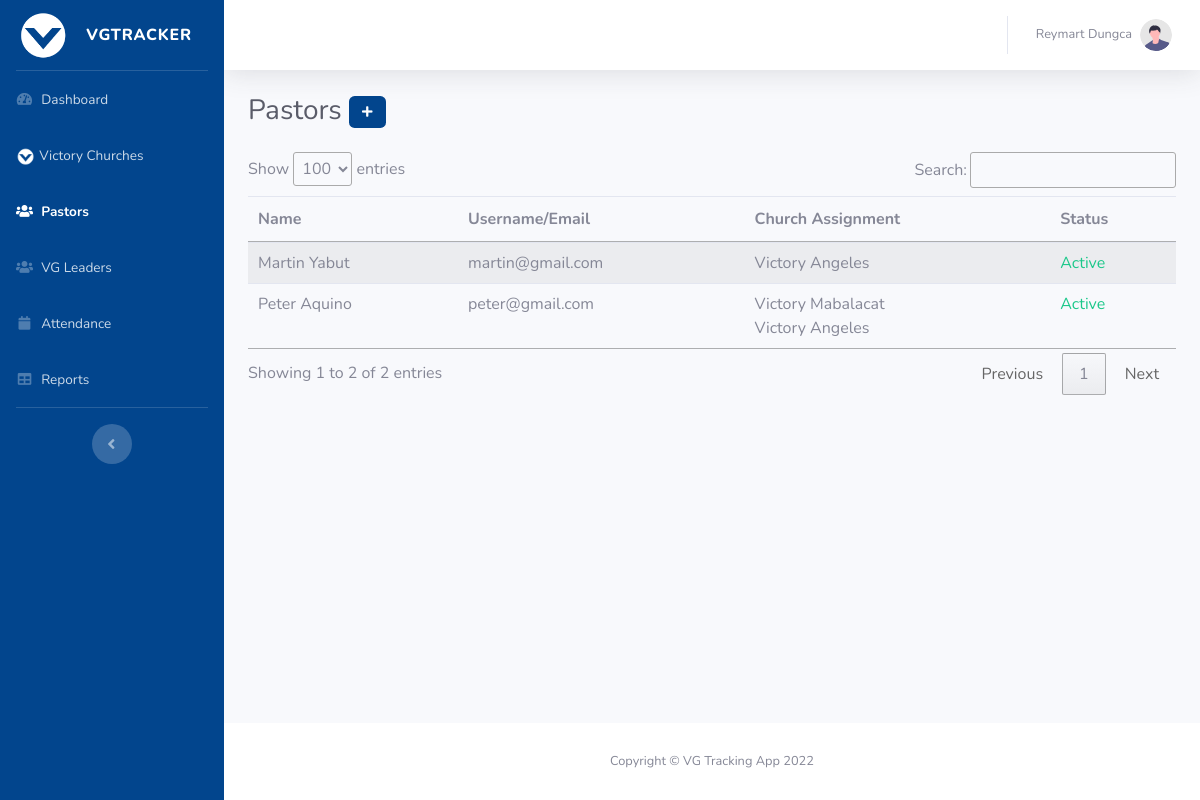
Screenshot of /dashboard?m=pastors (signed in) with the database file from the repository.
### tables this page shows
CREATE TABLE `users` (
  `id` int(255) NOT NULL,
  `username` varchar(255) NOT NULL,
  `password` longtext NOT NULL,
  `fname` varchar(255) NOT NULL,
  `lname` varchar(255) NOT NULL,
  `type` int(255) NOT NULL DEFAULT 1,
  `church` longtext DEFAULT NULL,
  `status` int(255) NOT NULL DEFAULT 0,
  `date` varchar(255) NOT NULL DEFAULT current_timestamp(),
  `code` varchar(255) NOT NULL
);

CREATE TABLE `churches` (
  `id` int(255) NOT NULL,
  `name` longtext NOT NULL,
  `address` longtext NOT NULL,
  `date` longtext NOT NULL,
  `time` longtext NOT NULL,
  `status` int(255) NOT NULL DEFAULT 1
);

### functions/data.php (called while the page is built, shortened)
<?php
include 'connection.php';
$user_id = $_SESSION['id'];
$user_code = $_SESSION['code'];
$checkuser = "SELECT * FROM users where id = ".$user_id." and code = '".$user_code."'";
$result = $conn->query($checkuser);
if ($result->num_rows > 0) {
  while($row = $result->fetch_assoc()) {
				   $user_fname = $row["fname"];
				   $user_lname = $row["lname"];
  }
}
else{
	header('Location: ../functions/logout.php');
}

### dashboard/layout/pastors.php (the view, shortened to what this page needs)
  <div class="container-fluid">
                    <div class="d-sm-flex align-items-center justify-content-between mb-4">
                        <h1 class="h3 mb-0 text-gray-800">Pastors <button class='btn default-button '  data-toggle="modal" data-target="#addpastor" > <i class='fa fa-plus'></i></button></h1>
                    </div>
                    <div class="row">
					    <div class="col-sm-12">
<table class="table table-striped" id="pastortable">
<thead>
	<tr>
		<th>Name</th>
		<th>Username/Email</th>
		<th>Church Assignment</th>
		<th>Status</th>
	</tr>
</thead>
      <tbody>              <?php
$checkusers= "SELECT * FROM users where type=2 ORDER BY id DESC";
$result_users = $conn->query($checkusers);
if ($result_users->num_rows > 0) {
  while($row_users = $result_users->fetch_assoc()) {
				 $pastor_fname = ucfirst($row_users["fname"]);
				  $pastor_lname = ucfirst($row_users["lname"]);
				  $pastor_status= $row_users["status"];
				   $pastor_churches= $row_users["church"];
				   $pastor_username= $row_users["username"];
				   $mychurches = json_decode($pastor_churches);
				  if($pastor_status==1){
					  $pastor_state = "<span class='text-success'>Active</span>";
				  }
				  else{
					    $pastor_state = "<span class='text-danger'>Deactivated</span>";
				  }
				  echo "<tr onclick='viewpastor(".$row_users["id"].")'><td>".$pastor_fname." ".$pastor_lname."</td><td>".$pastor_username."</td><td>";
				  	   for($i=0;$i < count($mychurches);$i++){
								$checkchurch =  "SELECT * FROM churches where id=".$mychurches[$i];
								$result_checkchurch = $conn->query($checkchurch);
								if ($result_checkchurch->num_rows > 0) {
								while($row_church = $result_checkchurch->fetch_assoc()) {
									echo "<span>".$row_church['name']."</span><br>";
								}
								}
					   }
				  echo "</td><td>".$pastor_state."</td></tr>";
  }
}
?>
    </tbody>
       </table>    </div>
                    </div>
                </div>

### dashboard/head.php (shortened to what this page needs)
<?php
include "../functions/data.php";
?>
<!DOCTYPE html>
<html lang="en">
<head>
    <link href="../vendor/fontawesome-free/css/all.min.css" rel="stylesheet" type="text/css">
    <link href="../css/sb-admin.css" rel="stylesheet">
</head>

### dashboard/index.php (shortened to what this page needs)
<?php
include "head.php";
?>
<body id="page-top">
    <div id="wrapper">
<?php
include "sidebar.php";
?>
        <div id="content-wrapper" class="d-flex flex-column">
            <div id="content">
					<?php
					include "topbar.php";
					?>
				<?php
				include "content.php";
				?>
            </div>
     <?php
	 include "footer.php";
	 ?>
        </div>
    </div>
        <?php
	 include "footerscript.php";
	 ?>
</body>
</html>

### dashboard/sidebar.php (shortened to what this page needs)
<ul class="navbar-nav bg-gradient-primary sidebar sidebar-dark accordion" id="accordionSidebar">
            <a class="sidebar-brand d-flex align-items-center justify-content-center" href="index.html">
                <div class="sidebar-brand-icon ">
<img src="../img/vglogo.png" style="width:100%">
                </div>
                <div class="sidebar-brand-text mx-3">VGTracker</div>
            </a>
            <hr class="sidebar-divider my-0">
            <li class="nav-item <?php if($_GET['m']=='dash' || !isset($_GET['m'])){ echo 'active'; }?>">
                <a class="nav-link" href="?m=dash">
                    <i class="fas fa-fw fa-tachometer-alt"></i>
                    <span>Dashboard</span></a>
            </li>
         <?php
		 if($_SESSION['type']==1){
			 include 'menus/admin.php';
		 }
		 ?>
            <hr class="sidebar-divider d-none d-md-block">
            <div class="text-center d-none d-md-inline">
                <button class="rounded-circle border-0" id="sidebarToggle"></button>
            </div>
        </ul>

### dashboard/menus/admin.php
         <li class="nav-item <?php if($_GET['m']=='churches'){ echo 'active'; }?>">
              <a class="nav-link" href="?m=churches">
                 <img src="../img/vglogo.png" style="width:10%">
                 <span>Victory Churches</span></a>
         </li>
         <li class="nav-item <?php if($_GET['m']=='pastors'){ echo 'active'; }?>">
                <a class="nav-link" href="?m=pastors">
                           <i class="fas fa-fw fa-users"></i>
                 <span>Pastors</span></a>
         </li>
   <li class="nav-item <?php if($_GET['m']=='leaders'){ echo 'active'; }?>">
                <a class="nav-link" href="?m=leaders">
                           <i class="fas fa-fw fa-users"></i>
                 <span>VG Leaders</span></a>
         </li>
 <li class="nav-item <?php if($_GET['m']=='attendance'){ echo 'active'; }?>">
                <a class="nav-link" href="?m=attendance">
                           <i class="fas fa-fw fa-calendar"></i>
                 <span>Attendance</span></a>
         </li>
<li class="nav-item <?php if($_GET['m']=='reports'){ echo 'active'; }?>">
                <a class="nav-link" href="?m=reports">
                           <i class="fas fa-fw fa-table"></i>
                 <span>Reports</span></a>
         </li>

### dashboard/topbar.php (shortened to what this page needs)
<nav class="navbar navbar-expand navbar-light bg-white topbar mb-4 static-top shadow">
                    <ul class="navbar-nav ml-auto">
                        <li class="nav-item dropdown no-arrow">
                            <a class="nav-link dropdown-toggle" href="#" id="userDropdown" role="button"
                                data-toggle="dropdown" aria-haspopup="true" aria-expanded="false">
                                <span class="mr-2 d-none d-lg-inline text-gray-600 small">
								<?php
								echo ucfirst($user_fname)." ".ucfirst($user_lname);
								?>
								</span>
                                <img class="img-profile rounded-circle"
                                    src="../img/undraw_profile.svg">
                            </a>
                        </li>
                    </ul>
                </nav>

### dashboard/content.php (shortened to what this page needs)
<?php
if($_GET['m']=='churches'){
	include "layout/churches.php";
}
else if($_GET['m']=='pastors'){
	include "layout/pastors.php";
}
?>

### dashboard/footer.php
<footer class="sticky-footer bg-white">
    <div class="container my-auto">
        <div class="copyright text-center my-auto">
            <span>Copyright &copy; VG Tracking App 2022</span>
        </div>
    </div>
</footer>

### dashboard/footerscript.php (shortened to what this page needs)
<link href="//cdn.datatables.net/1.12.1/css/jquery.dataTables.min.css" rel="stylesheet">

### dashboard/head.php (style rules this page uses)
.default-button { color:white; font-size:12px; background: #02458d; }

### rows the page displays
users: fname "Reymart", lname "Dungca"
users: fname "Martin", lname "Yabut", username "martin@gmail.com", status "Active"
churches: name "Victory Angeles"
users: fname "Peter", lname "Aquino", username "peter@gmail.com", status "Active"
churches: name "Victory Mabalacat"
